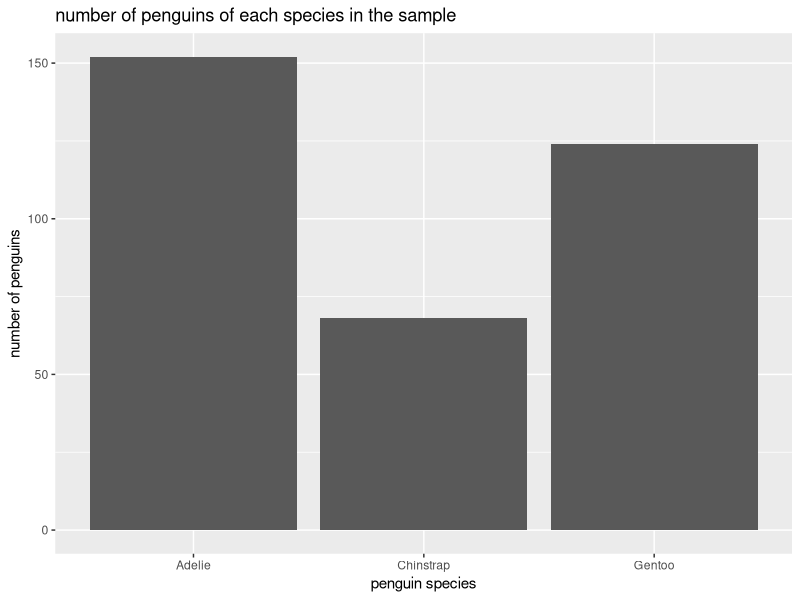
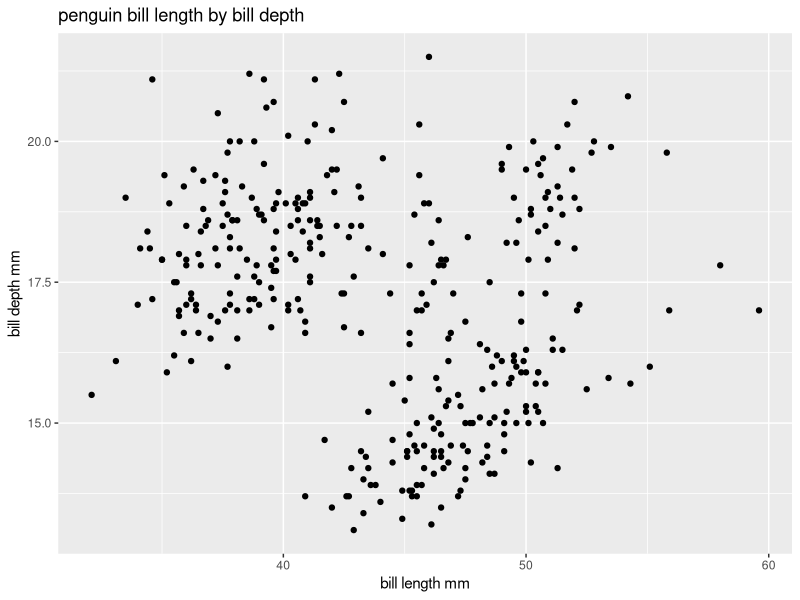
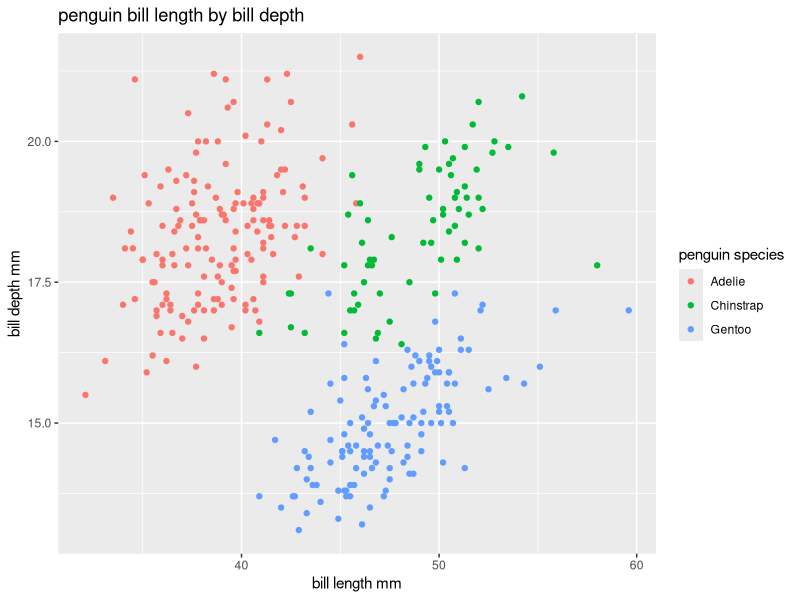
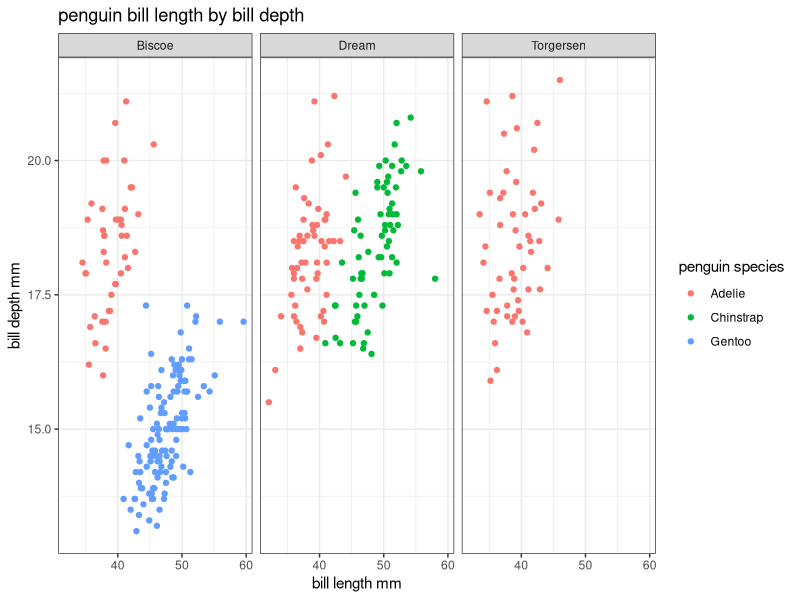

R code for these plots, in order:
## ---- chunk 1
#| label: setup
#| include: false
library(tidyverse)
library(ggplot2)
library(palmerpenguins)
## ---- chunk 2
#| label: load-data

data(penguins)
## ---- chunk 3
#| label: barchart
ggplot(data = penguins) +
  geom_bar(aes(x = species)) +
  labs(x = "penguin species",
       y = "number of penguins",
       title = "number of penguins of each species in the sample")
## ---- chunk 4
#| label: scatterplot
ggplot(data = penguins) +
  geom_point(aes(x = bill_length_mm,
                 y = bill_depth_mm)) +
  labs(x = "bill length mm",
       y = "bill depth mm",
       title = "penguin bill length by bill depth")
## ---- chunk 5
#| label: scatterplot-with-one-categorical-variable
ggplot(data = penguins) +
  geom_point(aes(x = bill_length_mm,
                 y = bill_depth_mm,
                 color = species)) +
  labs(x = "bill length mm",
       y = "bill depth mm",
       title = "penguin bill length by bill depth",
       color = "penguin species")

## ---- chunk 6
#| label: scatterplot-with-two-categorical-variables
ggplot(data = penguins) +
  geom_point(aes(x = bill_length_mm,
                 y = bill_depth_mm,
                 color = species)) +
  labs(x = "bill length mm",
       y = "bill depth mm",
       title = "penguin bill length by bill depth",
       color = "penguin species") +
  facet_grid(. ~ island) +
  theme_bw()

